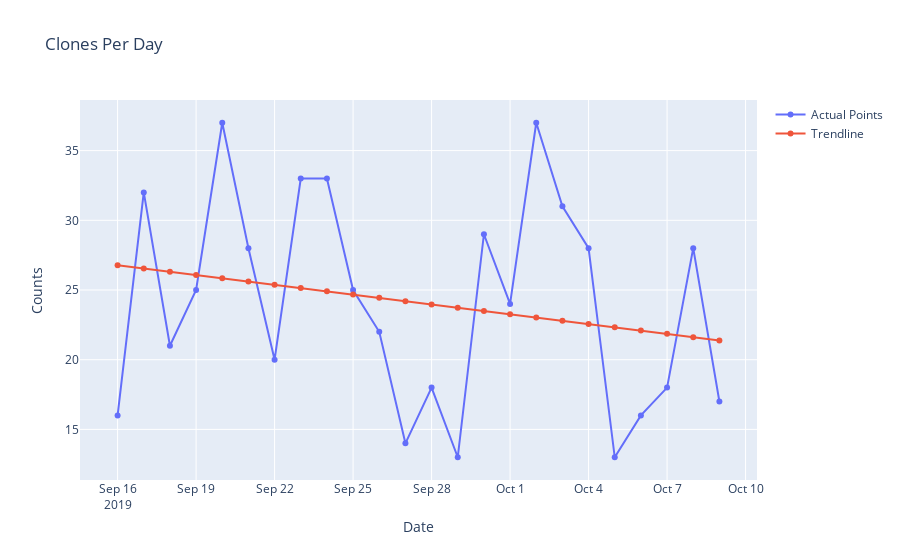

Notebook code cell kept with this figure:
### Code cell
fig = go.Figure()
fig.add_trace(go.Scatter(x=clones['yr_mo_day'], y=clones['count'],
                         mode='lines+markers', name='Actual Points'))
fig.add_trace(go.Scatter(x=clones['yr_mo_day'], y=reg_line_pts2(clones, 'count'), 
                         mode='lines+markers', name='Trendline'))
fig.update_layout(title='Clones Per Day', xaxis_title='Date', yaxis_title='Counts')
fig.show()

### Figure 1 — Plotly figure (JSON) as saved in the notebook; plotly's stock layout.template omitted (floating-point values rounded to 4 significant figures)
{"data": [{"mode": "lines+markers", "name": "Actual Points", "type": "scatter", "x": ["2019-09-16", "2019-09-17", "2019-09-18", "2019-09-19", "2019-09-20", "2019-09-21", "2019-09-22", "2019-09-23", "2019-09-24", "2019-09-25", "2019-09-26", "2019-09-27", "2019-09-28", "2019-09-29", "2019-09-30", "2019-10-01", "2019-10-02", "2019-10-03", "2019-10-04", "2019-10-05", "2019-10-06", "2019-10-07", "2019-10-08", "2019-10-09"], "y": [16, 32, 21, 25, 37, 28, 20, 33, 33, 25, 22, 14, 18, 13, 29, 24, 37, 31, 28, 13, 16, 18, 28, 17]}, {"mode": "lines+markers", "name": "Trendline", "type": "scatter", "x": ["2019-09-16", "2019-09-17", "2019-09-18", "2019-09-19", "2019-09-20", "2019-09-21", "2019-09-22", "2019-09-23", "2019-09-24", "2019-09-25", "2019-09-26", "2019-09-27", "2019-09-28", "2019-09-29", "2019-09-30", "2019-10-01", "2019-10-02", "2019-10-03", "2019-10-04", "2019-10-05", "2019-10-06", "2019-10-07", "2019-10-08", "2019-10-09"], "y": [26.78, 26.55, 26.31, 26.08, 25.84, 25.61, 25.37, 25.14, 24.91, 24.67, 24.44, 24.2, 23.97, 23.73, 23.5, 23.26, 23.03, 22.79, 22.56, 22.32, 22.09, 21.85, 21.62, 21.38]}], "layout": {"title": {"text": "Clones Per Day"}, "xaxis": {"title": {"text": "Date"}}, "yaxis": {"title": {"text": "Counts"}}}}
